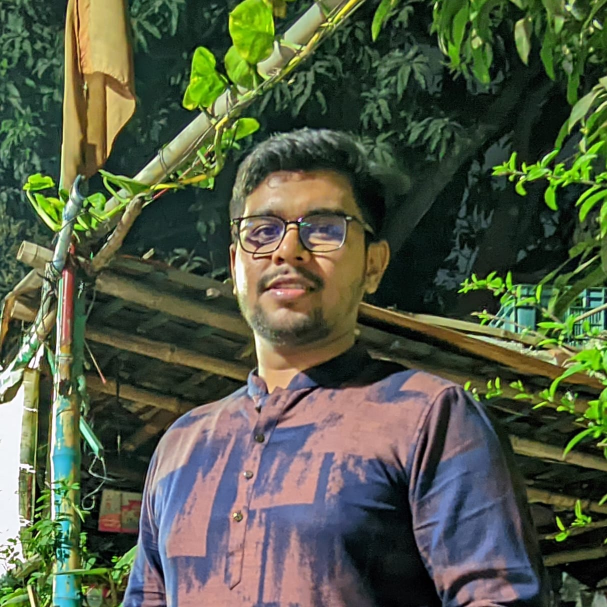
#> input picture Face Verification/data_set/p1/p11.jpeg, 1214 x 1214 px (shown at 1/2 size); its folder holds only this picture in this run
$ python -i Background_Features.py   (imports and definitions only)
#> lines starting #> are read from the running program, lines starting #| are printed output that depends on the picture
import cv2
import numpy as np
from sklearn.cross_decomposition import PLSRegression
from skimage.feature import hog, local_binary_pattern
from skimage.filters import gabor
import os
import pickle

def preprocess_image(image_path):
#> called with image_path = 'data_set/p1/p11.jpeg'
    image = cv2.imread(image_path, cv2.IMREAD_GRAYSCALE)
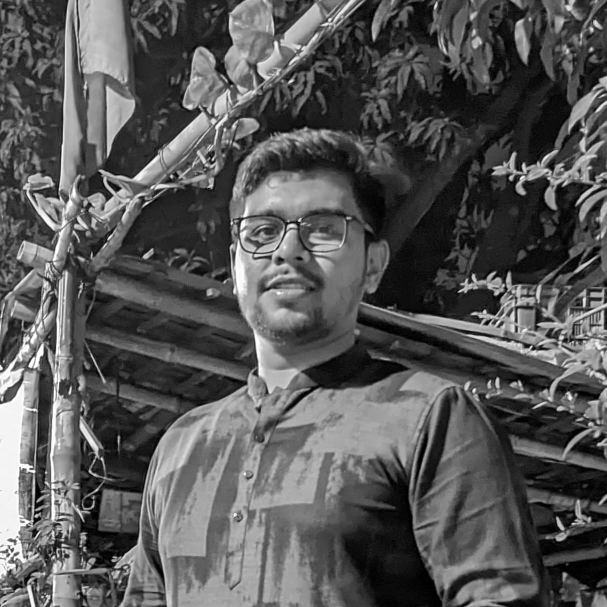
#> image: shape (1214, 1214) (shown at 1/2 size); min 0, max 255, mean 86.6
    if image is None:
        raise ValueError(f"Image not found at path: {image_path}")

    image = cv2.resize(image, (256, 256))
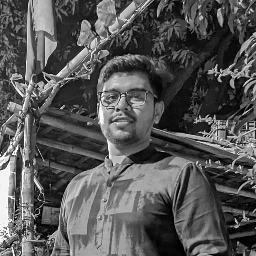
#> image: shape (256, 256); min 0, max 255, mean 86.5

    # Apply Difference of Gaussians (DoG) filtering
    gaussian1 = cv2.GaussianBlur(image, (5, 5), 0)
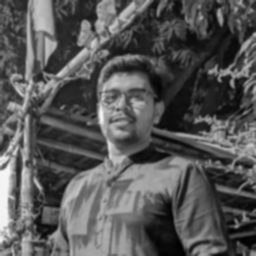
#> gaussian1: shape (256, 256); min 1, max 245, mean 86.5
    gaussian2 = cv2.GaussianBlur(image, (9, 9), 0)
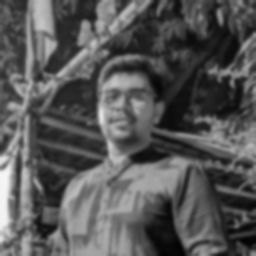
#> gaussian2: shape (256, 256); min 3, max 244, mean 86.5
    dog = cv2.subtract(gaussian1, gaussian2)
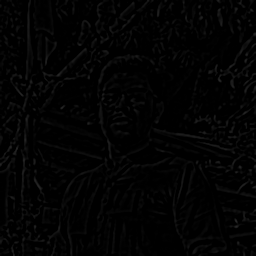
#> dog: shape (256, 256); min 0, max 40, mean 3

    return dog


def extract_features(image):
    # Gabor features
    gabor_features = []
    for theta in range(8):
        theta_rad = theta / 8. * np.pi
        for sigma in (1, 3, 5, 7, 9):
            freq = 0.6 / sigma
            gabor_real, gabor_imag = gabor(image, frequency=freq, theta=theta_rad)
            gabor_features.append(np.mean(gabor_real))
            gabor_features.append(np.mean(gabor_imag))

    # LBP features
    lbp = local_binary_pattern(image, P=8, R=1, method="uniform")
    lbp_hist, _ = np.histogram(lbp.ravel(), bins=np.arange(0, 11), range=(0, 10))
    lbp_hist = lbp_hist.astype("float")
    lbp_hist /= (lbp_hist.sum() + 1e-6)  # Normalize histogram

    # HOG features
    hog_features = hog(image, pixels_per_cell=(16, 16), cells_per_block=(1, 1), visualize=False)

    # Concatenate all features into one vector
    features = np.hstack([gabor_features, lbp_hist, hog_features])
    return features


def save_background_features(background_folder, save_file='background_features.npy'):
    all_files = os.listdir(background_folder)
    background_image_paths = [
        os.path.join(background_folder, file)
        for file in all_files
        if file.lower().endswith(('.jpg', '.jpeg', '.png'))
    ]

    print(f"Extracting features from {len(background_image_paths)} background images...")

    background_features = [
        extract_features(preprocess_image(path)) for path in background_image_paths
    ]

    np.save(save_file, background_features)
    print(f"Background features saved to {save_file}.")

# Save background features to a file

background_folder = "background_images"
# [1 line not run here, left out]

>>> result = preprocess_image('data_set/p1/p11.jpeg')

$ run again, on Face Verification/data_set/p1/p12.jpeg
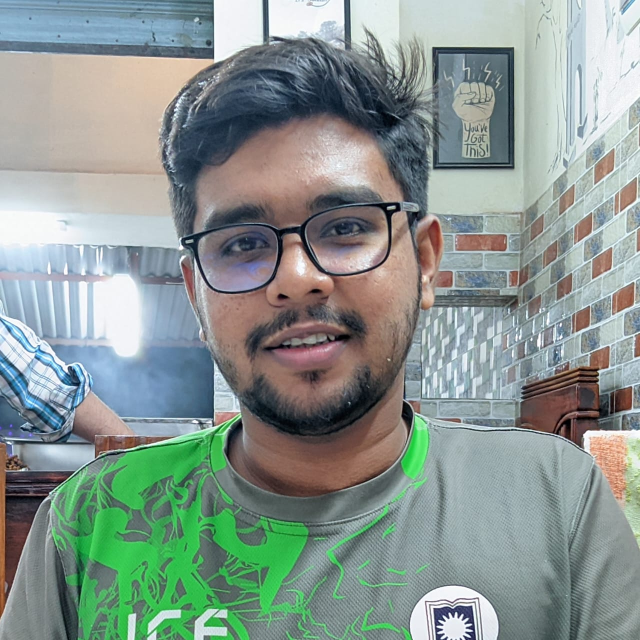
#> input picture Face Verification/data_set/p1/p12.jpeg, 1280 x 1280 px (shown at 1/2 size)
#> in preprocess_image, `gaussian1 = cv2.GaussianBlur(image, (5, 5), 0)`:
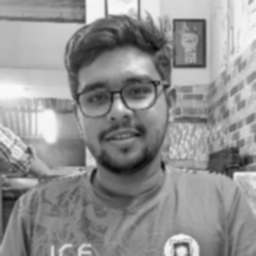
#> gaussian1: shape (256, 256); min 10, max 249, mean 146
#> in preprocess_image, `dog = cv2.subtract(gaussian1, gaussian2)`:
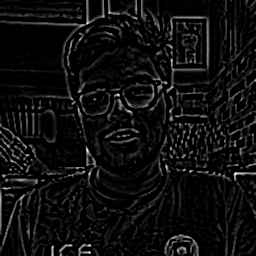
#> dog: shape (256, 256); min 0, max 34, mean 2; drawn with min black and max white
